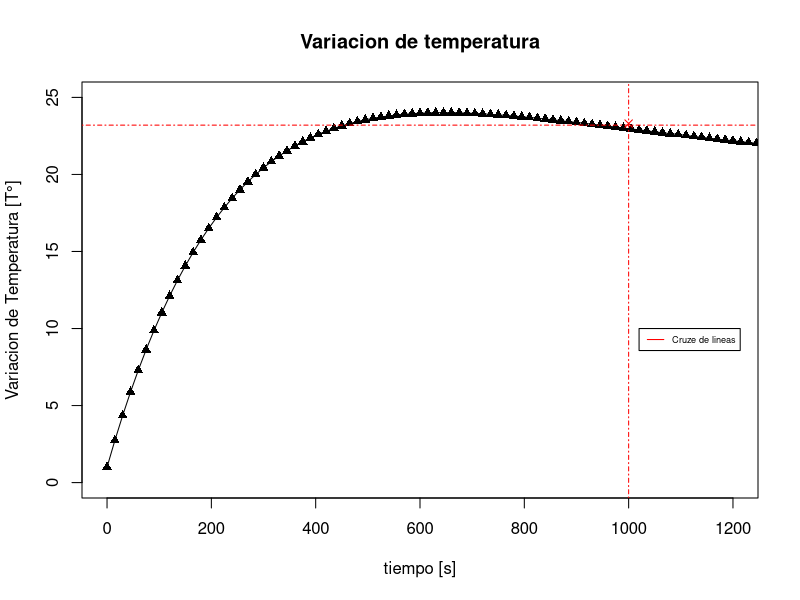
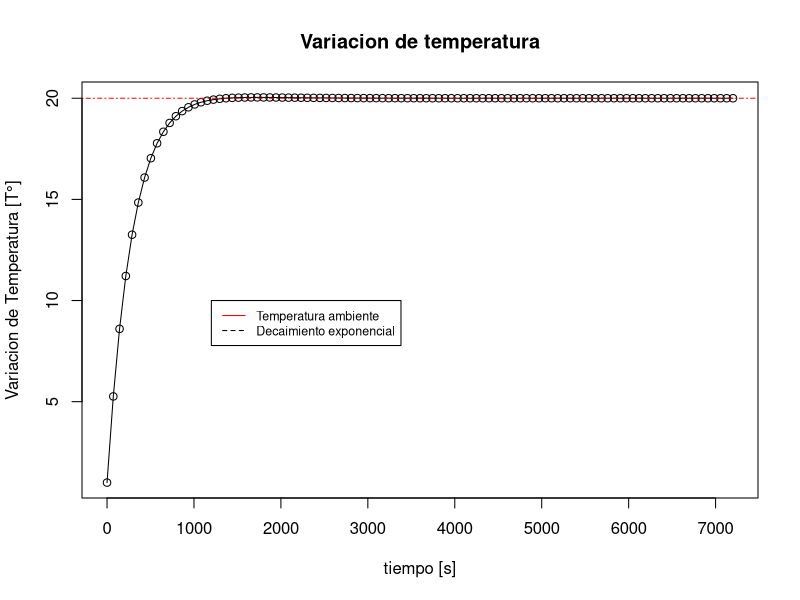

The R source for these figures, in order:
#DESARROLLO DE LA ECUACIÓN DE ENFRIAMIENTO

k = log((23.2 - 20)/(71.3 - 20))/(-1000)

Var_Temp <- function(t, T_0 = c(1:100)){
  VT <- 20 + exp(-0.00277454*t)*(T_0 - 20)
  print(paste("La variación de temperatura para", t, "segundos, es", VT))
  return(VT)
}

Var_Temp(1000, 71.3)

#GRAFICA
plot(Var_Temp, xlim=c(0, 1200), ylim=c(0, 25),
     0, 1500, #Intervalo 
     type = "o", pch = 17,
     xlab = "tiempo [s]", ylab = "Variacion de Temperatura [T°]", 
     main = "Variacion de temperatura")

points(1000, 23.3, pch = 4, col = "red")

abline(h =23.2, 
       lty = 10, 
       col = "red")

abline(v = 1000, 
       lty = 10, 
       col = "red")

legend(1020, 10 ,c("Cruze de lineas"), col = c("red"), 
       lty=1:5, cex=0.55)


#Tendencia al largo plazo

plot(Var_Temp, 
     0, 7200, #Intervalo 
     type = "o", pch = 21, col = "black",
     xlab = "tiempo [s]", ylab = "Variacion de Temperatura [T°]", 
     main = "Variacion de temperatura")

abline(h =20, 
       lty = 10, 
       col = "red")

legend(1200, 10 , c("Temperatura ambiente", "Decaimiento exponencial"), 
       col = c("red", "black"),
       lty=1:3, cex=0.75)


























